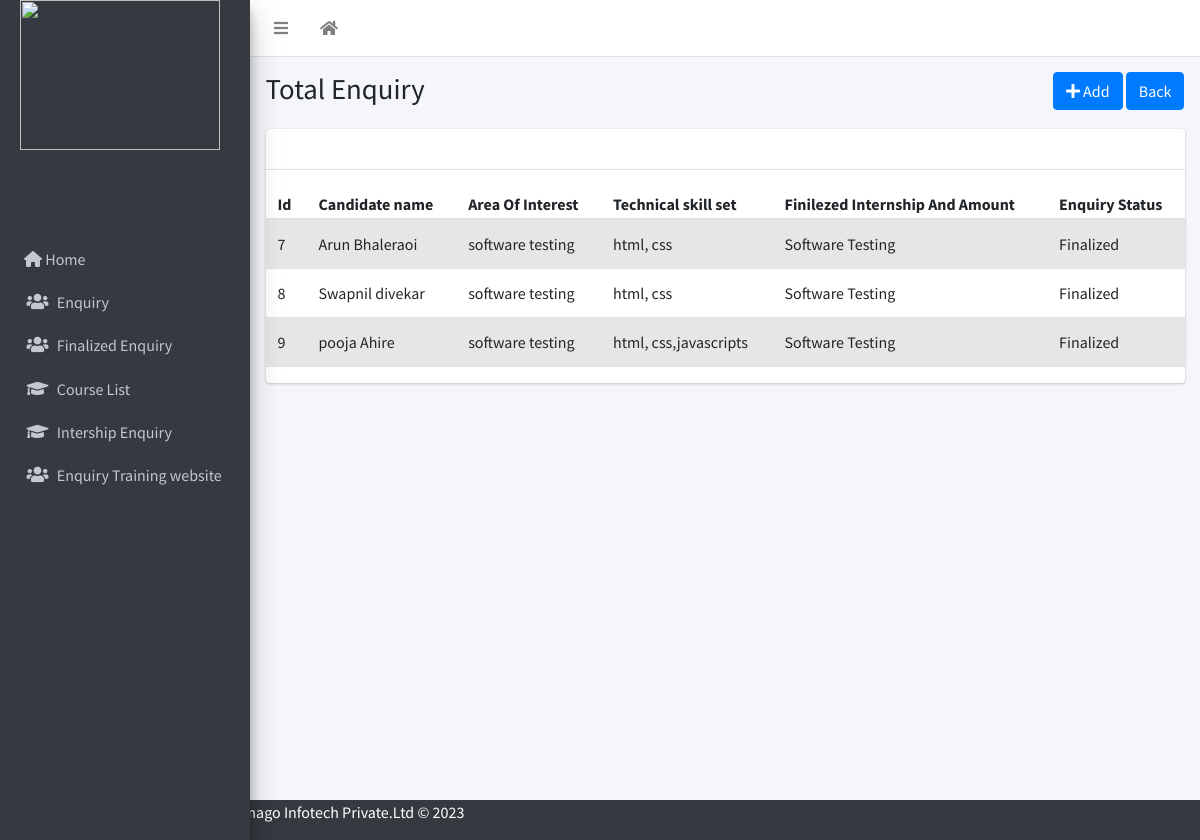
Page /Enquiry_final/ on the committed database.
### emanage/models.py (models this page shows)
class Enquiry(models.Model):
    user = models.OneToOneField(User, on_delete=models.CASCADE,related_name='enquiry',null=True)
    Full_Name=models.CharField(max_length=250,default="")
    gender=models.CharField(max_length=10)
    Email_Address=models.EmailField()
    Contact_Number=models.IntegerField()
    Permanent_Address=models.TextField(blank=True,null=True,default='')
    Date_of_Birth=models.DateField(auto_now_add=False,null=True,blank=True)
    massage=models.TextField(blank=True,null=True)
    Whatsapp_Number=models.IntegerField(blank=True,null=True)
    Alternate_Number=models.IntegerField(blank=True,null=True)
    How_did_you_hear_about_us=models.CharField(null=True,max_length=50)
    qualification=models.CharField(max_length=50,null=True,blank=True)
    Technical_Skills=models.CharField(max_length=150,null=True,blank=True)
    Certification_Done=models.CharField(max_length=200,null=True,blank=True)
    Area_of_Intrest=models.CharField(max_length=200,null=True,blank=True)
    reference=models.CharField(max_length=100,null=True,blank=True)
    remark=models.CharField(max_length=100,null=True,blank=True)
    Training_Mode=models.CharField(max_length=50,blank=True,null=True)
    Office_Location_Preference=models.CharField(max_length=50,null=True,blank=True)
    STATUS = (
        ('Finalized', 'Finalized'),
        ('Pending', 'Pending'),
        ('Informed_On_whatsapp','Informed_On_whatsapp')
    )
    enquiry_Status = models.TextField(max_length=100, choices=STATUS, default="Pending",null=True)
    Cource_name=models.ForeignKey(Cource,on_delete=models.CASCADE,null=True,blank=True)

class Cource(models.Model):
    Cource_name=models.CharField(max_length=100,null=True)
    fees=models.BigIntegerField()
    durations=models.CharField(max_length=50,null=True)
    def __str__(self):
        return f"{self.Cource_name}"

### emanage/views.py (the view)
# urls.py: path('Enquiry_final/',views.enquiry_final,name='Enquiry_final'),
def enquiry_final(request): # final enquiry list
    final = Enquiry.objects.filter(enquiry_Status = 'Finalized').all()
    return render(request, 'enquiry/enq_finalize.html', context={'final':final})

### template/enquiry/enq_finalize.html
{% extends 'enquiry/index.html' %}
{% block title %}Total Enquiry{% endblock title %}
{% block breadcrumb %}
<a class="btn btn-primary" href="/enq/{{id}}"><i
    class="fas fa-plus"></i> Add</a>
<a class="btn btn-primary" href="{% url 'emanage:home' %}"> Back</a>
{% endblock breadcrumb %}
{% block content %}
<div class="table-responsive">
<table class="table table-striped" id="enqtable">
  <thead style="position:sticky;top:10px;">
    <tr>
      <th>Id</th>
      <th>Candidate name</th>
      <th>Area Of Interest</th>
      <th>Technical skill set</th>
      <th>Finilezed Internship And Amount</th>
      <th>Enquiry Status</th>
    </tr>
  </thead>
  <tbody>
  {% for xyz in final %}
    <tr>
        <td>{{xyz.id}}</td>
        <td >{{xyz.Full_Name}}</td>
        <td>{{xyz.Area_of_Intrest}}</td>
        <td>{{xyz.Technical_Skills}}</td>
        <td>{{xyz.Cource_name}}</td>
        <td>
           {{xyz.enquiry_Status}}
        </td>
    </tr>
    {% endfor %}
  </tbody>
</table>
</div>
{% endblock %}

### rows in the picture
Enquiry: id "7", Full_Name "Arun Bhaleraoi", Area_of_Intrest "software testing", Technical_Skills "html, css", Cource_name "Software Testing", enquiry_Status "Finalized"
Enquiry: id "8", Full_Name "Swapnil divekar", Area_of_Intrest "software testing", Technical_Skills "html, css", Cource_name "Software Testing", enquiry_Status "Finalized"
Enquiry: id "9", Full_Name "pooja Ahire", Area_of_Intrest "software testing", Technical_Skills "html, css,javascripts", Cource_name "Software Testing", enquiry_Status "Finalized"
